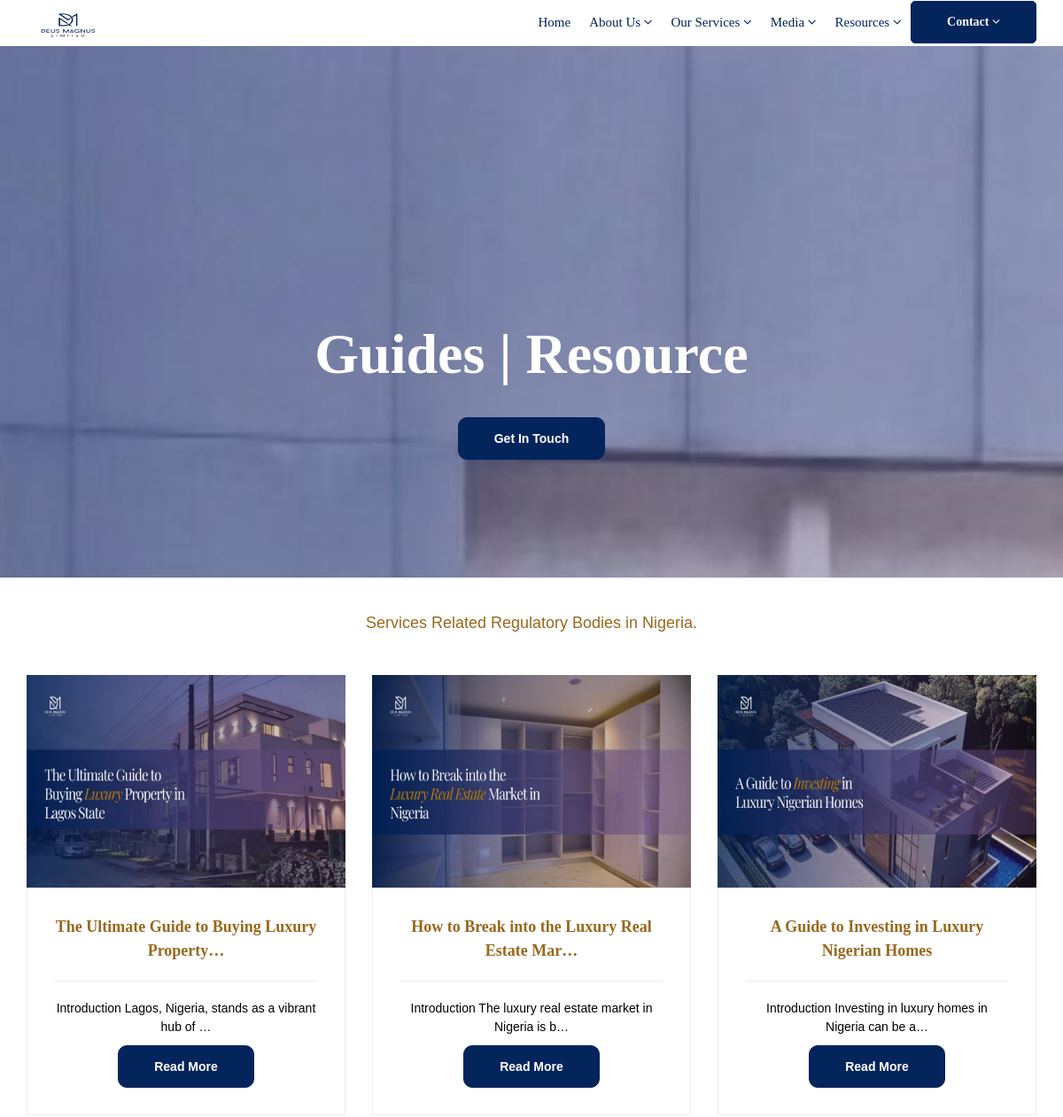
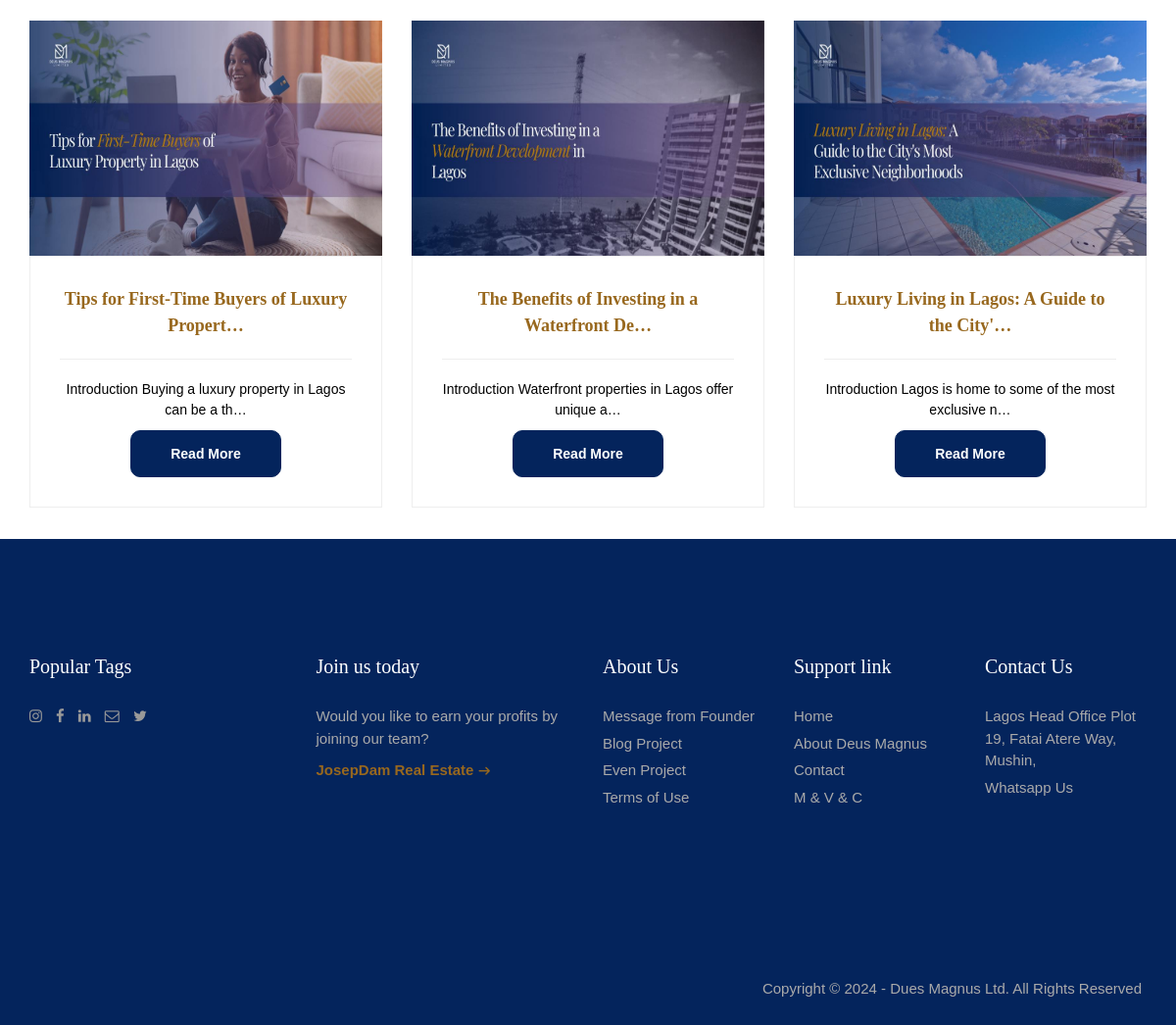
/guides_1/, run on the app's committed database (2 pictures, top to bottom).
### deus_magnus/models.py (models this page shows, shortened)
class Guides(models.Model):
    guides_title = models.CharField(max_length=255, blank=True, null=True)
    guides_description = models.TextField()
    guides_sub_title_1 = models.CharField(max_length=200, blank=True, null=True)
    guides_description_1 = models.TextField()
    guides_sub_title_2 = models.CharField(max_length=200, blank=True, null=True)
    guides_description_2 = models.TextField()
    guides_sub_title_3 = models.CharField(max_length=200, blank=True, null=True)
    guides_description_3 = models.TextField()
    guides_sub_title_4 = models.CharField(max_length=200, blank=True, null=True)
    guides_description_4 = models.TextField()
    guides_sub_title_5 = models.CharField(max_length=200, blank=True, null=True)
    guides_description_5 = models.TextField()
    guides_img = models.ImageField(upload_to='guides_images/')
    guides_author = models.ForeignKey(User, on_delete=models.CASCADE)
    '''guides_publish_date = models.DateTimeField (auto_now_add= True)
    class Meta:
        ordering = ['-guides_publish_date']'''

### deus_magnus/views.py (the view)
# urls.py: path('guides_1/', GuidesView.as_view(), name='guides_1'),
class GuidesView(ListView):
    model = Guides
    template_name = 'deus_magnus/guides_1.html'

### templates/deus_magnus/guides_1.html (shortened to what this page needs)
{% extends "base.html" %}
{% load static %}
{% block content%}
<section class="parallax event-section" data-stellar-background-ratio="0.5" style="background-image:url({% static "images/deusm.jpg" %});">
    <div class="container">
        <div class="row">
            <div class="col-md-12">
                <div class="tagline-message event-title text-center">
                    <h3>Guides | Resource</h3><br>
                    <a href="{% url 'contact' %}" class="btn btn-primary"style="border-radius: 10px;">Get in Touch</a>
                </div>
            </div>
        </div>
    </div>
</section>
<section class="section">
    <div class="container">
        <div class="section-title text-center">
            <h4 style="color: #98681e;">Services Related Regulatory Bodies in Nigeria.</h4>
        </div>
        <div class="row text-center">
            {% for post in object_list %}
            <div class="col-md-4 col-sm-6">
                <div class="teammembers">
                    <div class="entry">
                        <a href="{% url 'guides_article' post.pk %}">
                            <img src="{{ post.guides_img.url }}"height="240px" alt="" >
                        </a>
                    </div>
                    <div class="teamdesc">
                        <a href="{% url 'guides_article' post.pk %}">
                        <h4 style="color: #98681e;font-family: Georgia;">{{ post.guides_title|truncatechars:45}}</h4>
                        </a>
                        <hr>
                        <h5>{{ post.guides_description|truncatechars:60 }}</h5>
                        <div class="btn-wrapper">
                            <a href="{% url 'guides_article' post.pk %}"class="btn btn-primary"style="border-radius: 10px;">Read More </a>
                        </div>
                    </div><br>
                </div>
            </div>
            {% endfor %}
        </div>
    </div>
</section>
{% endblock %}

### templates/base.html (shortened to what this page needs)
{% load static %}
<head>
    <link href="{% static 'vendor/bootstrap/css/bootstrap.min.css' %}" rel="stylesheet">
	<link rel="stylesheet" href="{% static 'css/bootstrap.min.css' %}">
    <link rel="stylesheet" href="{% static 'css/font-awesome.min.css' %}">
    <link rel="stylesheet" href="{% static 'css/carousel.css' %}">
    <link rel="stylesheet" href="{% static 'css/animate.css' %}">
    <link rel="stylesheet" href="{% static 'css/style.css' %}">
</head>
<body>
    <div id="wrapper">
<header class="header">
    <div class="container">
        <nav class="navbar navbar-default yamm">
            <div class="navbar-header">
                    <div class="logo-normal">
                        <a class="navbar-brand" href="{% url 'home' %}"style="margin-bottom:2px;"><img src="{% static 'images/logo.png'%}"width="86" height="57" alt=""></a>
                    </div>
            </div>
            <div id="navbar" class="navbar-collapse collapse">
                <ul class="nav navbar-nav navbar-right">
                    <li><a href="{% url 'home' %}">Home</a></li>
                    <li class="dropdown hassubmenu">
                        <a href="#" class="dropdown-toggle" data-toggle="dropdown" role="button" aria-expanded="false"> About Us <span class="fa fa-angle-down"></span></a>
                    </li>
                    <li class="dropdown hassubmenu">
                        <a href="#" class="dropdown-oggle" data-toggle="dropdown" role="button"aria-expanded="false">Our Services <span class="fa fa-angle-down"></span></a>
                    </li>
                    <li class="dropdown hassubmenu">
                        <a href="#" class="dropdown-oggle" data-toggle="dropdown" role="button"aria-expanded="false">Media <span class="fa fa-angle-down"></span></a>
                    </li>
                    <li class="dropdown hassubmenu">
                        <a href="#" class="dropdown-oggle" data-toggle="dropdown" role="button"aria-expanded="false">Resources <span class="fa fa-angle-down"></span></a>
                    </li>
                    <a href="{% url 'contact' %}" class="btn btn-primary py-4 px-lg-5 d-none d-lg-block"style="margin-top:1px; border-radius: 5px; font-family:Georgia">Contact <i class="fa fa-angle-down ms-3"></i></a>
                </ul>
            </div>
        </nav>
    </div>
</header>
        {% block content %}
        {% endblock  %}
<footer class="section footer noover">
<div class="container">
    <div class="row">
        <div class="col-lg-3 col-md-3">
            <div class="widget clearfix">
                <h3 class="widget-title" style="font-family: Georgia;">Popular Tags</h3>
                <div class="authorbox-social">
                    <ul class="list-inline">
                        <li><a href="https://www.instagram.com/deusmagnusltd/"target="_blank"><i class="fa fa-instagram"></i></a></li>
                        <li><a href="https://web.facebook.com/deusmagnusltd"target="_blank"><i class="fa fa-facebook"></i></a></li>
                        <li><a href="https://ng.linkedin.com/company/deusmagnus"target="_blank"><i class="fa fa-linkedin"></i></a></li>
                        <li><a href="mailto:info@deusmagnus.com"target="_blank"><i class="fa fa-envelope-o"></i></a></li>
                        <li><a href="#"><i class="fa fa-twitter"></i></a></li>
                    </ul>
                </div>
            </div>
        </div>
        <div class="col-lg-3 col-md-3">
            <div class="widget clearfix">
                <h3 class="widget-title" style="font-family: Georgia;">Join us today</h3>
                <a href="{% url 'contact' %}"><p>Would you like to earn your profits by joining our team?</p></a>
                <a href="https://www.josepdam.com/" target="_blank" class="readmore"style="color: #98681e;">JosepDam Real Estate</a><br>
            </div>
        </div>
        <div class="col-lg-2 col-md-2">
        <div class="widget clearfix">
            <h3 class="widget-title" style="font-family: Georgia;">About Us</h3>
            <div class="list-widget">
                <ul>
                    <li><a href="{% url 'founder_message' %}">Message from Founder</a></li>
                    <li><a href="{% url 'blog' %}">Blog Project</a></li>
                    <li><a href="{% url 'deus_magnus_event' %}">Even Project</a></li>
                    <li><a href="#">Terms of Use</a></li>
                </ul>
            </div>
        </div>
    </div>
        <div class="col-lg-2 col-md-2">
            <div class="widget clearfix">
                <h3 class="widget-title" style="font-family: Georgia;">Support link</h3>
                <div class="list-widget">
                    <ul>
                        <li><a href="{% url 'home' %}">Home</a></li>
                        <li><a href="{% url 'about' %}">About Deus Magnus</a></li>
                        <li><a href="{% url 'contact' %}">Contact</a></li>
                        <li><a href="{% url 'mission_vision_strategy' %}">M & V & C</a></li>
                    </ul>
                </div>
            </div>
        </div>
        <div class="col-lg-2 col-md-2">
            <div class="widget clearfix">
                <h3 class="widget-title" style="font-family: Georgia;">Contact Us</h3>
                <div class="list-widget">
                    <ul>
                        <li><a href="https://maps.app.goo.gl/uNNsbrMFuA9V3HN36"target="_blank">Lagos Head Office Plot 19, Fatai Atere Way, Mushin,</a></li>
                        <li><a href="https://wa.me/+2348106941149?text=Hi Deus Magnus Limited?"target="_blank">Whatsapp Us</a></li>
                    </ul>
                </div>
            </div>
        </div>
    </div>
</div>
</footer>
<div class="copyrights">
    <div class="container">
        <div class="clearfix">
            <div class="pull-right">
                <div class="footer-links">
                    <ul class="list-inline">
                        <li>
                            {% if footer_post %}
                                Copyright © {{ footer_post.copyright_year }} - Dues Magnus Ltd. All Rights Reserved
                            {% else %}
                                Copyright © 2024 - Dues Magnus Ltd. All Rights Reserved
                            {% endif %}
                        </li>
                    </ul>
                </div>
            </div>
        </div>
    </div>
</div>
</div>
</body>
</html>

### static/css/style.css (style rules this page uses)
body { background-color: #fff; line-height: 1.5; font-size: 15px; color: #52565b; font-family: "Heebo", sans-serif; position: static; font-weight: 400; }
body, p, li, a { font-family:'Nunito',sans-serif; }
.course-details h4 a, .readmore, .testimonial strong, h1, h2, h3, h4, h5, h6 { color: #000; }
h1, h2, h3, h4, h5, h6 { line-height: 1.5; font-family:sans-serif; }
.cop-logo img, a { color: #000; text-decoration: none !important; -webkit-transition: all ease 0.3s; -moz-transition: all ease 0.3s; transition: all ease 0.3s; }
.header { position: static; z-index: 111; left: 0; top: 0; right: 0; padding: 0; background-color: transparent; text-decoration: none !important; -webkit-transition: all .3s ease-in-out; -moz-transition: all .3s ease-in-out; -ms-transition: all .3s ease-in-out; -o-transition: all .3s ease-in-out; transition: all .3s ease-in-out; }
.navbar-default { margin: 0; background-color: transparent; background: none; border: 0; }
.navbar-default .nav>li>a { color: #04245c !important; text-transform: capitalize; font-size: 15px; font-weight: 500; outline: none; font-family:Georgia; }
.navbar-brand img { margin: 0 !important; }
.navbar-brand { padding: 0 10px 0 0; }
.yamm .nav, .yamm .collapse, .yamm .dropup, .yamm .dropdown { position:static; }
.yamm .dropdown { position: relative; }
.yamm ul { padding: 0; }
.event-title.tagline-message h3 { font-size: 64px; }
.teammembers img { width: 100%; }
.teammembers { overflow: hidden; position: relative; }
.teamdesc { border: 1px solid #eee; padding: 30px 30px; }
.teamdesc h4 { padding: 0; margin: 0 0 5px; font-weight: 700; font-size: 18px; }
.event-section { height: 100vh; height: 100%; padding: 30rem 0; }
.parallax { background-attachment: fixed; background-position: 50% 0; background-repeat: no-repeat; height: 50%; position: relative; -webkit-background-size: cover; -moz-background-size: cover; -o-background-size: cover; background-size: cover; }
.section { background-color: #ffffff; padding: 1rem 0; position: relative; display: block; padding-top: 28px; }
.section-title { margin-bottom: 45px; }
.readmore { font-weight: 700; font-size: 15px; }
.readmore:after { content: "\f107"; vertical-align: middle; padding-left: 5px; font-family: "sans-serif"; font-size: 11px; }
.entry { position: relative; }
.authorbox-social li a { color: #999; }
.authorbox-social ul { padding: 10px 0; margin-bottom: 0; }
.tagline-message h3 { padding: 0; font-size: 20px; margin: 0; color: #ffffff; font-weight: bold; font-family:Georgia; }
.section.footer { padding: 12rem 0; background-color:#04245c; }
.widget-title { color: #fff; font-size: 20px; padding: 0 0 30px; margin: 0; font-family:Georgia; line-height: 1; }
.copyrights { background-color: #04245c; border-top: 1px solid #04245c ; padding: 30px 0; }
.copyrights ul { padding: 0 !important; margin: 15px 0 0 !important; }
.copyrights ul li { line-height: 1; font-size: 15px; margin: 0 0 0 8px !important; color: #aaa; }
.footer ul { list-style: none; padding: 0; }
.footer .list-widget li { margin: 0 0 5px !important; }
.footer .form-control, .footer p, .footer a { color: #aaa; }
.btn { border-radius: 0; font-size: 14px; border: 1px solid #fff; font-weight: bold; color: #ffffff !important; padding: 13px 40px; text-transform: capitalize; }
.shop-desc small, .shop-meta a, .authorbox small, blockquote:before, blockquote:after, .blog-meta small a, .small-box i, .copyrights ul li:hover a, .footer .readmore, .breadcrumb>li a, .yamm h4, .yamm-content li:hover a, .yamm .hassubmenu li:hover a, .check li:before, .stat-count h3, .blog-desc h4:hover a, .post-meta li:after, .course-box small, .course-details h4:hover a, .course-footer i, a:hover, a:focus, .box i, .topbar .text-left i { color: #9e9485; }
.cb, .box .event-desc small, .pagination a, .pagination>.active>a, .pagination>.active>a:focus, .pagination>.active>a:hover, .pagination>.active>span, .pagination>.active>span:focus, .pagination>.active>span:hover, .tags-widget a, .owl-theme-01 .owl-nav [class*="owl-"]:hover, .yamm .dropdown-menu li:hover .menu-button, .yamm .dropdown-menu li .menu-button, mark, .bgcolor1, .image-wrap:before, .image-wrap:after, .btn-primary { border-color: #04245c; background-color: #04245c; box-shadow: inset 0 0 0 0 #98681e; -webkit-transition: all ease 0.5s; -moz-transition: all ease 0.5s; transition: all ease 0.5s; }
@media (max-width: 1200px) { .nav>li>a { padding: 1em 0.7em; } }

### data on the page
Guides: guides_img (picture), guides_title "The Ultimate Guide to Buying Luxury Property…", guides_description "Introduction Lagos, Nigeria, stands as a vibrant hub of …"
Guides: guides_img (picture), guides_title "How to Break into the Luxury Real Estate Mar…", guides_description "Introduction The luxury real estate market in Nigeria is b…"
Guides: guides_img (picture), guides_title "A Guide to Investing in Luxury Nigerian Homes", guides_description "Introduction Investing in luxury homes in Nigeria can be a…"
Guides: guides_img (picture), guides_title "Tips for First-Time Buyers of Luxury Propert…", guides_description "Introduction Buying a luxury property in Lagos can be a th…"
Guides: guides_img (picture), guides_title "The Benefits of Investing in a Waterfront De…", guides_description "Introduction Waterfront properties in Lagos offer unique a…"
Guides: guides_img (picture), guides_title "Luxury Living in Lagos: A Guide to the City'…", guides_description "Introduction Lagos is home to some of the most exclusive n…"
